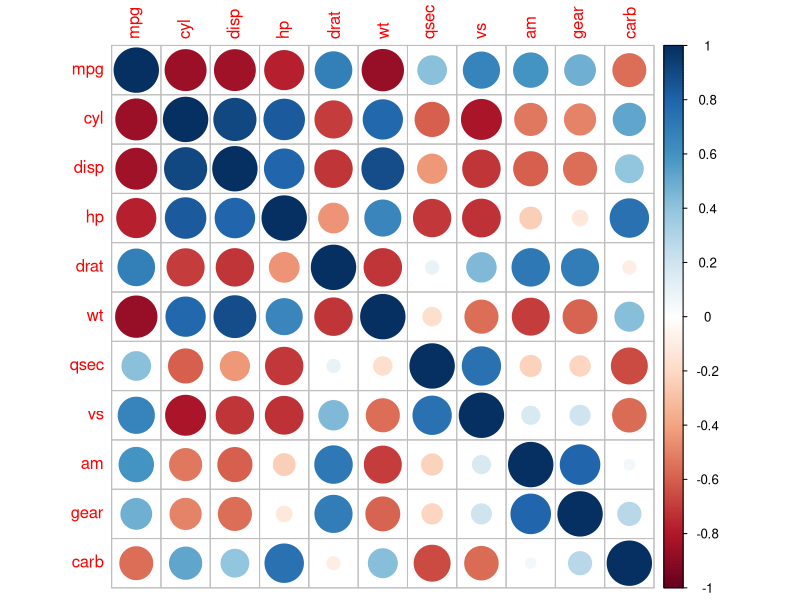
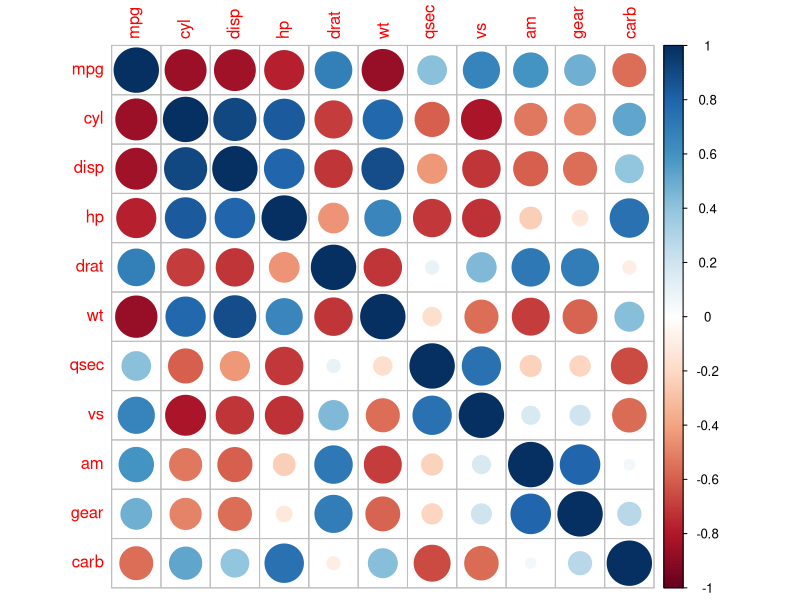
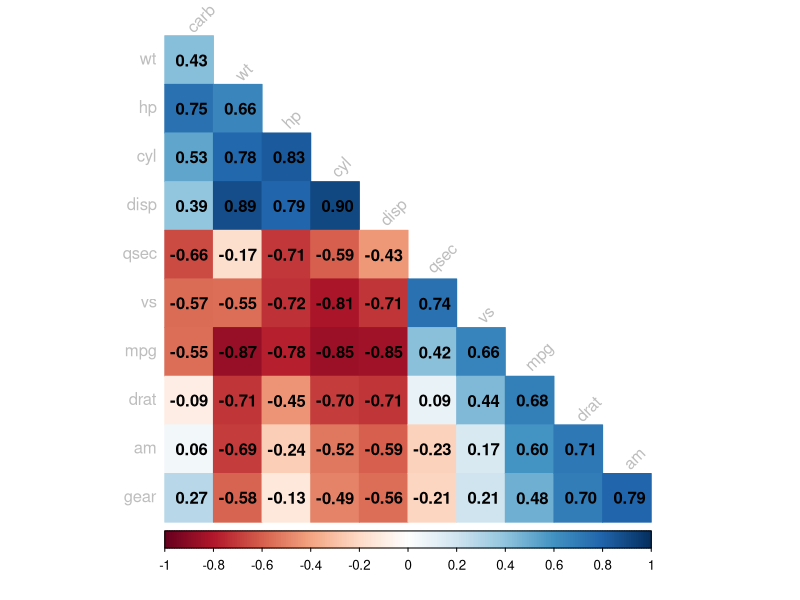

Here is the R script that generated these plots, in order:
# keonwoo Park 2020/10/07

# 단순 임의 추출
## 비 복원 추출

dt<-iris$Petal.Length
str(dt)
sample(dt, 10)

## 복원 추출
sample(dt, 10, replace = T)

sample(1:5, 5)
sample(1:5, 5, replace=T)

## 가중치를 고려한 추출
sample(1:5, 5, replace = T, prob = c(10, 20, 20, 50, 1))

## 층화 임의 추출: sampling::strata
install.packages("sampling")
library(sampling)

## strata
x <- strata(data= iris, stratanames = c("Species"), size = c(3, 3, 3), method = "srswor")
x

## getdata
getdata(iris, x)

## 층마다 다른 수의 표본 추출
x <- strata(data= iris, stratanames = c("Species"), size = c(3, 2, 3), method = "srswr")

iris$Species2 <- rep(1:2, time=75)
iris

## 다수의 층에서 표본 추출
x <- strata(data= iris, stratanames = c("Species","Species2"),
            size = c(1,2,1,2,1,2), method = "srswor")
x

## 계통 추출 : doBy::sample_by
install.packages("doBy")
library(doBy)

x <- data.frame(x = 1:10)
x
sample_by(data = x, formula = ~1, frac = 0.2, systematic = T)
sample_by(data = iris, formula = ~Species, frac = .2,systematic = T)

# 기술 통계
## 평균
mean(dt)

## 표본 분산
var(dt)

## 자유도 확인
df <- length(dt)-1
m <- mean(dt)

var_dt <- sum((dt - m) ^ 2)/df

## 표본 표준편차
sd(dt)
var_dt^0.5

# 5 number summary : min, 1Q, 2Q(median), 3Q, max
fivenum(dt)
summary(dt)

## 최빈값
## 분할표 작성
max(table(dt))
which.max(table(dt))
names(table(dt))[5]

# 검정을 위한 분할표 작성 : table, xtabs
table(iris$Species)

xtabs(~Species, data = iris)

d<- data.frame(x= c("1","2","2","1"),
               y = c("A","B","A","B"),
               num = c(3,5,8,7))
d
xtabs(num ~ x + y, data = d)

# 합계산 : margin.table
xt <- xtabs(num~ x+y, data = d)
margin.table(xt, 1)
margin.table(xt, 2)
margin.table(xt)

# 비율 계산 : prop.table
xt
prop.table(xt, 1)
prop.table(xt, 2)
prop.table(xt)


# 독립성 검정
## 데이터 로드 : MASS::survey
library(MASS)
data(survey)
str(survey)

# 성별 : Sex, 운동의 정도 : Exer 
ta <- xtabs(~ Sex + Exer, data = survey)
ta
chisq.test(xtabs(~ Sex + Exer, data = survey))

xtabs(~ W.Hnd + Clap, data = survey)
chisq.test(xtabs(~ W.Hnd + Clap, data = survey))
 
fisher.test(xtabs(~ W.Hnd + Clap, data = survey))

# 맥니머 검정
Performance <-
  matrix(c(794, 86, 150, 570),
         nrow = 2,
         dimnames = list("1st Survey" = c("Approve", "Disapprove"),
                         "2nd Survey" = c("Approve", "Disapprove")))
Performance
mcnemar.test(Performance)

# t-test
mpg <- as.data.frame(ggplot2::mpg)
library(dplyr)

## compact, suv 자동차의 도시 연비 차이가 있는가 ?

mpg_diff <- mpg %>% 
  select(class, cty) %>% 
  filter(class %in% c("compact", "suv"))

table(mpg_diff$class)

t.test(data = mpg_diff, cty ~ class, var.equal = T)

## 일반 휘발유와 고급 휘발유의 도시 연비 차이가 있는가 ?

mpg_diff2 <- mpg %>% 
  select(fl, cty) %>% 
  filter(fl %in% c("r", "p"))
table(mpg_diff2$fl)

t.test(data = mpg_diff2, cty~fl, var.equal = T) # p-value 0.2857 라서 귀무가설 기각 불가 도시 연비 차이에 영향을 주지 않음.

# 상관분석
economics <- as.data.frame(ggplot2::economics)
str(economics)
cor.test(economics$unemploy, economics$pce)

# 상관행렬
head(mtcars)
car_cor <- cor(mtcars)
round(car_cor, 2)

# 히트맵
install.packages("corrplot")
library(corrplot)
corrplot(car_cor)
corrplot(car_cor, cmethod = "number")
corrplot(car_cor,method = "color",
        type="lower",
        order = "hclust",
        addCoef.col = "black",
        tl.col = "gray",
        tl.srt = 45,
        diag =F)
